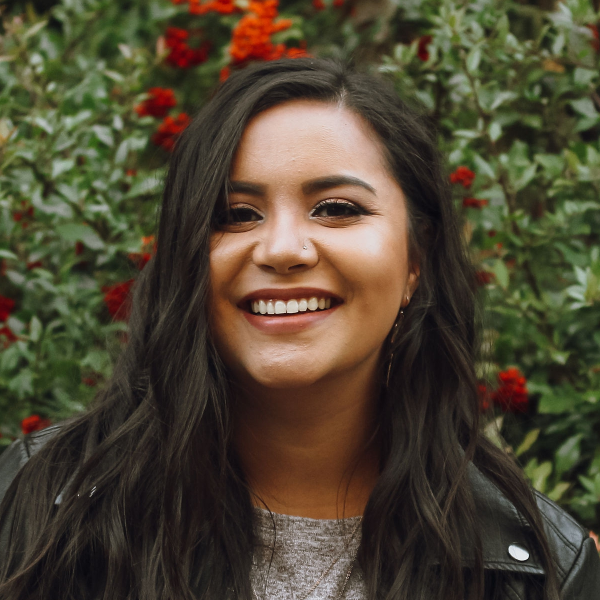
#> input picture Image_Processor_Files/Ellen-17_Fotor.jpg, 1200 x 1200 px (shown at 1/2 size)
$ python Image_Processor.py Ellen-17_Fotor.jpg
#> lines starting #> are read from the running program, lines starting #| are printed output that depends on the picture
#Image processor for contervting images to black and white created by Evan Scullion on 5/20/19 for Senior Project
import sys
import numpy as np
from PIL import Image

def CompareSums(sumOfThree1, sumOfThree2, sumOfThree3, i):
    if sumOfThree1 > 126:
        pix_values[i] = (0,0,0)
    else:
        pix_values[i] = (255,255,255)

    if sumOfThree2 > 126:
        pix_values[i + 1] = (0,0,0)
    else:
        pix_values[i + 1] = (255,255,255)

    if sumOfThree3 > 126:
        pix_values[i + 2] = (0,0,0)
    else:
        pix_values[i + 2] = (255,255,255)


def CompareSum(sumOfThree, i):
    if sumOfThree > 126:
        pix_values[i] = (0,0,0)
    else:
        pix_values[i] = (255,255,255)


fileName = sys.argv[1]
print('File name: ', sys.argv[1])
image = Image.open(fileName, 'r')
#> image is the input picture: PIL image 1200x1200 RGB; mean R, G, B 77.9, 69.2, 50.3
pix_values = list(image.getdata())
#> pix_values = 1440000 items
length = len(pix_values) - 1
#> length = 1439999

new_matrix = [[(0,0,0) for x in range(512)] for y in range(512)]

# i =  0
# while i < length:
#     # sumOfThree1 = (pix_values[i][0] + pix_values[i + 1][0]  + pix_values[i + 2][0]) / 3

#     # sumOfThree2 = (pix_values[i][1] + pix_values[i + 1][1]  + pix_values[i + 2][1]) / 3

#     # sumOfThree3 = (pix_values[i][2] + pix_values[i + 1][2]  + pix_values[i + 2][2]) / 3
#     # CompareSums(sumOfThree1, sumOfThree2, sumOfThree3, i)
#     # i = i + 3

for i in range(len(pix_values)):
    sumOfThree = (pix_values[i][0] + pix_values[i][1]  + pix_values[i][2]) / 3
    CompareSum(sumOfThree, i)
#> this loop made 1440000 passes
#> sumOfThree on passes 1 to 3: 51, 47, 46.67

i = 0
for j in range(512):
    for k in range(512):
        new_matrix[j][k] = pix_values[i]
        i = i + 1
#> after the loop, i = 262144; new_matrix = 512 items

array = np.array(new_matrix, dtype=np.uint8)
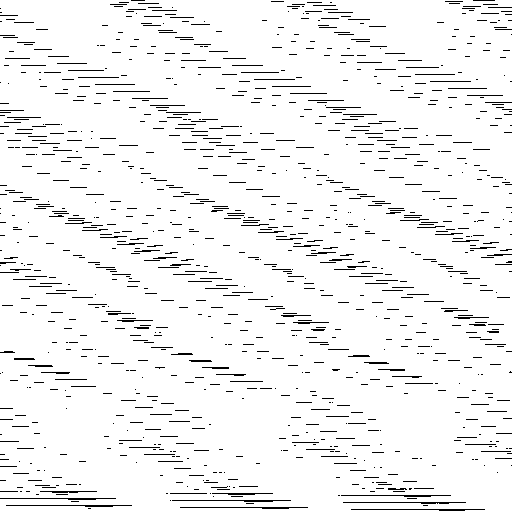
#> array: shape (512, 512, 3); 94.9% white; black in thin lines or dots
new_image = Image.fromarray(array)
new_image.save("temp.png")
print("Done")
